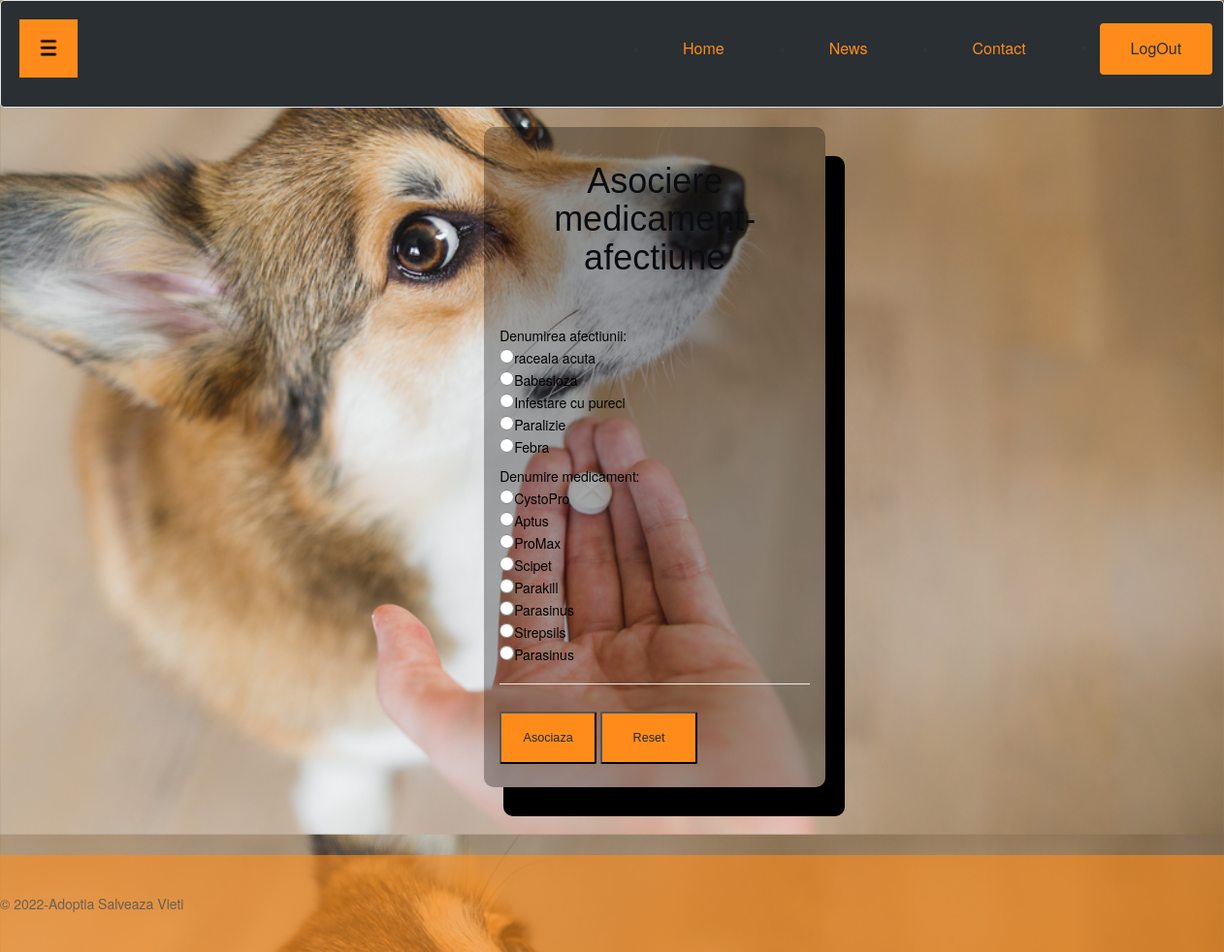
/php/mapareBM.php (signed in), run on the app's committed database.
### tables this page shows
CREATE TABLE `boli` (
  `id_boala` varchar(255) NOT NULL,
  `nume_boala` varchar(255) NOT NULL,
  `durata` varchar(255) NOT NULL
);

CREATE TABLE `medicamente` (
  `id_medicament` varchar(255) NOT NULL,
  `denumire` varchar(255) NOT NULL,
  `ratie` varchar(255) NOT NULL
);

### php/mapareBM.php (the view, shortened to what this page needs)
<!DOCTYPE html>
<?php
include("../include/inHeaderAdmin.php");
?>
<link rel="stylesheet" type="text/css" href="../css/admin.css">
<body background="../imagini/med.jpg" >
<div class="content">
    <form action="" method="post" enctype="multipart/form-data">
        <div class="container1">
            <div class="container4">
                <div id="formular">
                    <h1 align="center" class="a" style="color: #0b0c10;">Asociere medicament-afectiune</h1>
<br>
<br>
                    <?php
                    $boli = $conn->prepare("select * from boli");
                    $boli->execute();
                    echo "<p>Denumirea afectiunii:";
                    while($boala = $boli->fetch()){
                        echo "<br><input type='radio' name='id_boala' value='" . $boala['id_boala'] . "'/>" . $boala['nume_boala'] ;
                    }
                    echo "</p>";
                    $medicamente = $conn->prepare("select * from medicamente");
                    $medicamente->execute();
                    echo "<p>Denumire medicament:";
                    while($medicament = $medicamente->fetch()){
                        echo "<br><input type='radio' name='id_medicament' value='" . $medicament['id_medicament'] . "'/>" . $medicament['denumire'] ;
                    }
                    echo "</p>";
                    ?>
                    <hr>
                    <button class="submit" type="submit" name="submit" style="width: 100px">Asociaza</button>
                    <button class="reset" type="reset" style="width: 100px">Reset</button>
                </div>
            </div>
        </div>
    </form>
</div>
<?php
include("../include/footer.php");

### css/admin.css (style rules this page uses)
* { box-sizing: border-box; }
html,body { height: 100%; margin: 0; }
body { background-color:white; }
body.logged { overflow-x: hidden; -webkit-background-size: cover; -moz-background-size: cover; -o-background-size: cover; background-size: cover; }
.container1 { width: 93%; height: 50%; padding-bottom: 70px; float: right; }
input[type=radio] { position: relative; top: 0; left: 0; height: 15px; width: 15px; background-color: #eee; border-radius: 50%; }
button.submit, button.reset { color: #1f2833;; padding: 16px; margin: 8px 0; border-radius:2px; cursor: pointer; width: 20%; font-family: "Raleway", sans-serif; font-size: max(10px, 1vw); }
button.submit { background-color: #ff8c1a; }
button.reset { background-color:#ff8c1a; }
h1.a { font-family: "Raleway", sans-serif; color: #747575; }
.content { min-height: 100%; margin-bottom: -100px; }
.container4 { width:30%; height:70%; padding: 16px; filter:opacity(300%); margin:auto; border-radius:10px; color: black; background-color: white; background: rgba(0,0,0,0.3); box-shadow: 20px 30px; }

### data on the page
boli: nume_boala "raceala acuta"
boli: nume_boala "Babesioza"
boli: nume_boala "Infestare cu pureci"
boli: nume_boala "Paralizie"
boli: nume_boala "Febra"
medicamente: denumire "CystoPro"
medicamente: denumire "Aptus"
medicamente: denumire "ProMax"
medicamente: denumire "Scipet"
medicamente: denumire "Parakill"
medicamente: denumire "Parasinus"
medicamente: denumire "Strepsils"
medicamente: denumire "Parasinus"
